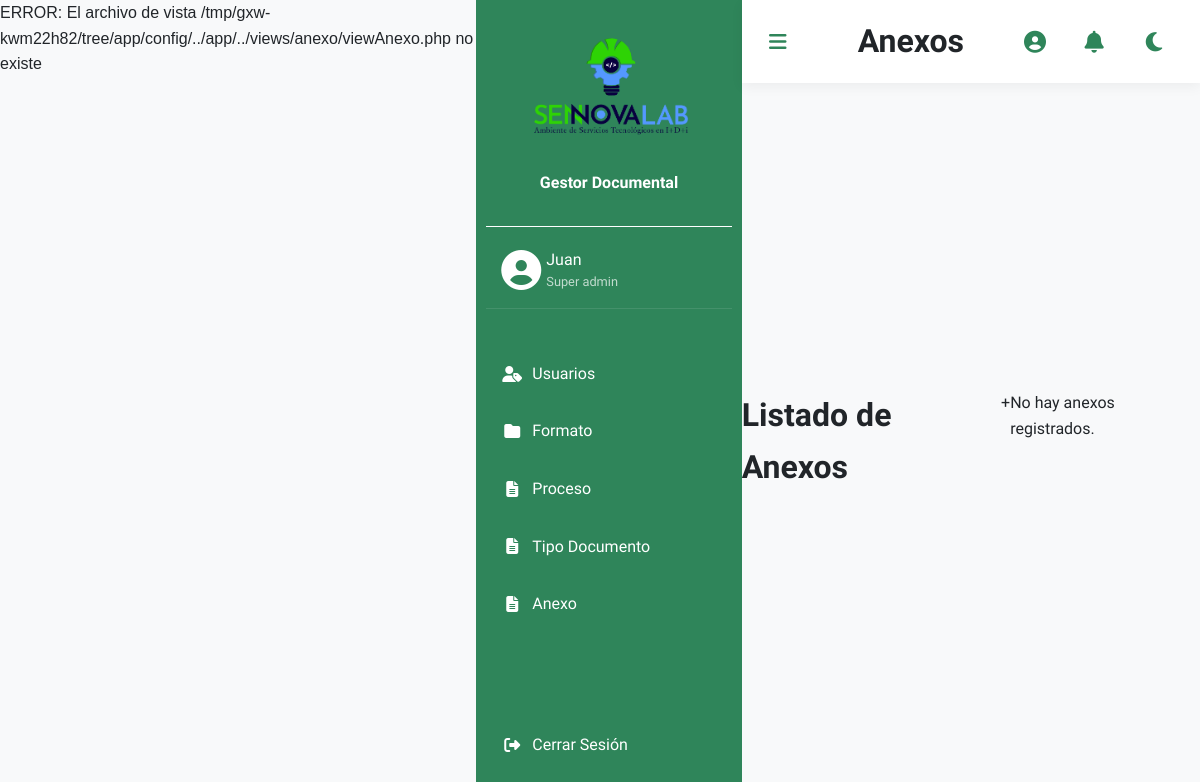
The page /anexo/view (signed in) on the database as committed earlier.
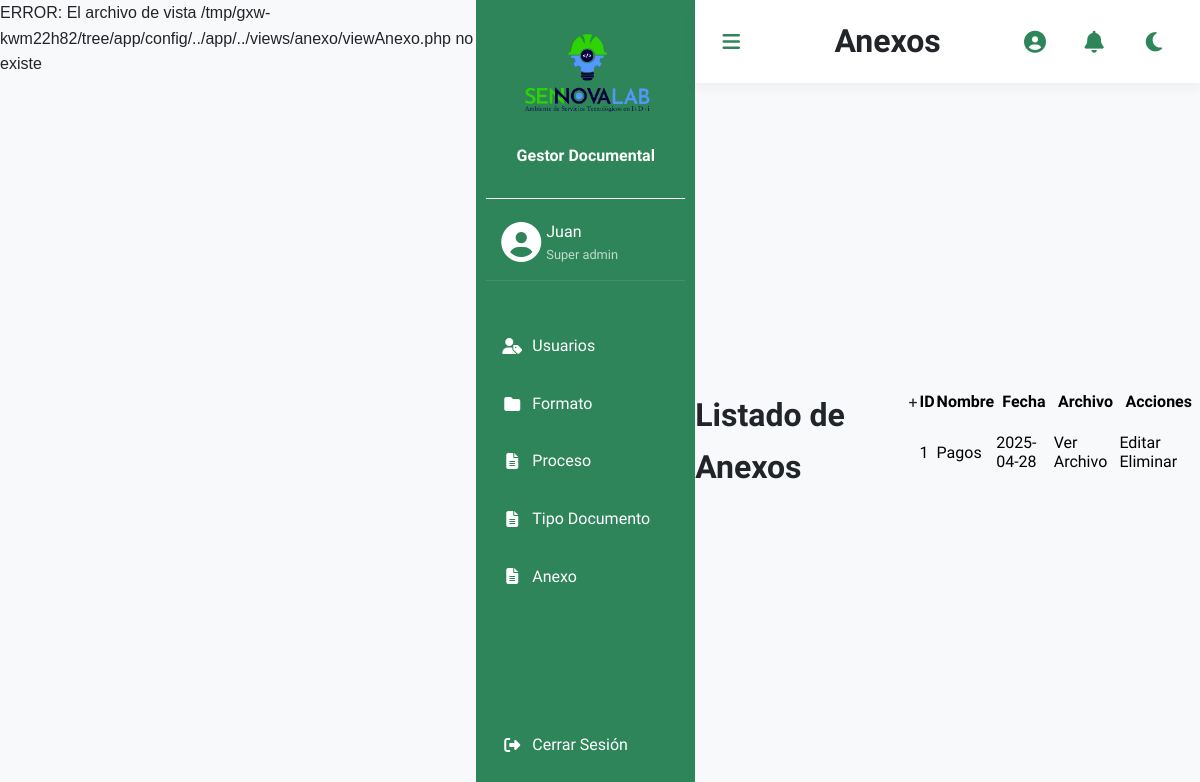
The same page on the database as committed later.
### tables this page shows
CREATE TABLE `anexo` (
  `idAnexo` int(11) NOT NULL,
  `nombre` varchar(45) NOT NULL,
  `fecha` date NOT NULL,
  `ruta_archivo` varchar(45) NOT NULL
);

### app/controllers/AnexoController.php (called while the page is built, shortened)
<?php
require_once 'baseController.php';
require_once MAIN_APP_ROUTE . '../models/AnexoModel.php';
class AnexoController extends BaseController {
    public function view() {
        $anexoObj = new AnexoModel();
        $anexos = $anexoObj->getAll();
        $data = [
            "anexos" => $anexos,
            "title" => "Anexos"
        ];
        $this->render('anexo/viewAnexo.php', $data);
    }
}

### app/models/BaseModel.php (called while the page is built, shortened)
<?php
class BaseModel
{
    public function __construct()
    {
        try {
            $options = [
                PDO::ATTR_ERRMODE => PDO::ERRMODE_EXCEPTION
            ];
            $dsn = DRIVER . ':host=' . HOST . ';dbname=' . DATABASE;
            $this->dbConnection = new PDO($dsn, USERNAME_DB, PASSWORD_DB, $options);
        } catch (PDOException $ex) {
            echo "Error>" . $ex->getMessage();
        }
    }
}

### app/models/AnexoModel.php (called while the page is built, shortened)
<?php
require_once MAIN_APP_ROUTE . '../models/BaseModel.php';
class AnexoModel extends BaseModel {
    public function __construct() {
        $this->table = "anexo";
    }
    public function getAll() : array {
        try {
            $sql = "SELECT * FROM $this->table ORDER BY fecha DESC";
            $statement = $this->dbConnection->prepare($sql);
            $statement->execute();
            return $statement->fetchAll(PDO::FETCH_OBJ);
        } catch (PDOException $ex) {
            echo "Error al obtener los anexos: " . $ex->getMessage();
            return [];
        }
    }
}

### app/views/anexo/viewAnexo.php (the view)
<div class="container">
    <h1>Listado de Anexos</h1>
    <a href="/anexo/new" class="btn btn-primary mb-3">+</a>
    <?php if (!empty($anexos)) : ?>
        <table class="table table-striped">
            <thead>
                <tr>
                    <th>ID</th>
                    <th>Nombre</th>
                    <th>Fecha</th>
                    <th>Archivo</th>
                    <th>Acciones</th>
                </tr>
            </thead>
            <tbody>
                <?php foreach ($anexos as $anexo) : ?>
                    <tr>
                        <td><?= $anexo->idAnexo; ?></td>
                        <td><?= htmlspecialchars($anexo->nombre); ?></td>
                        <td><?= $anexo->fecha; ?></td>
                        <td>
                            <a href="uploads/<?= $anexo->ruta_archivo; ?>" target="_blank">
                                Ver Archivo
                            </a>
                        </td>
                        <td>
                            <a href="/anexo/edit/<?= $anexo->idAnexo; ?>" class="btn btn-sm btn-warning">Editar</a>
                            <a href="/anexo/delete/<?= $anexo->idAnexo; ?>" class="btn btn-sm btn-danger" onclick="return confirm('¿Seguro que deseas eliminar este anexo?');">Eliminar</a>
                        </td>
                    </tr>
                <?php endforeach; ?>
            </tbody>
        </table>
    <?php else : ?>
        <p>No hay anexos registrados.</p>
    <?php endif; ?>
</div>

Rows that differ between the two databases and show on the page:
added anexo: idAnexo "1", nombre "Pagos", fecha "2025-04-28"
Other text that changed with them:
text no longer shown: "No hay anexos registrados."
text now shown: "ID Nombre Fecha Archivo Acciones"
